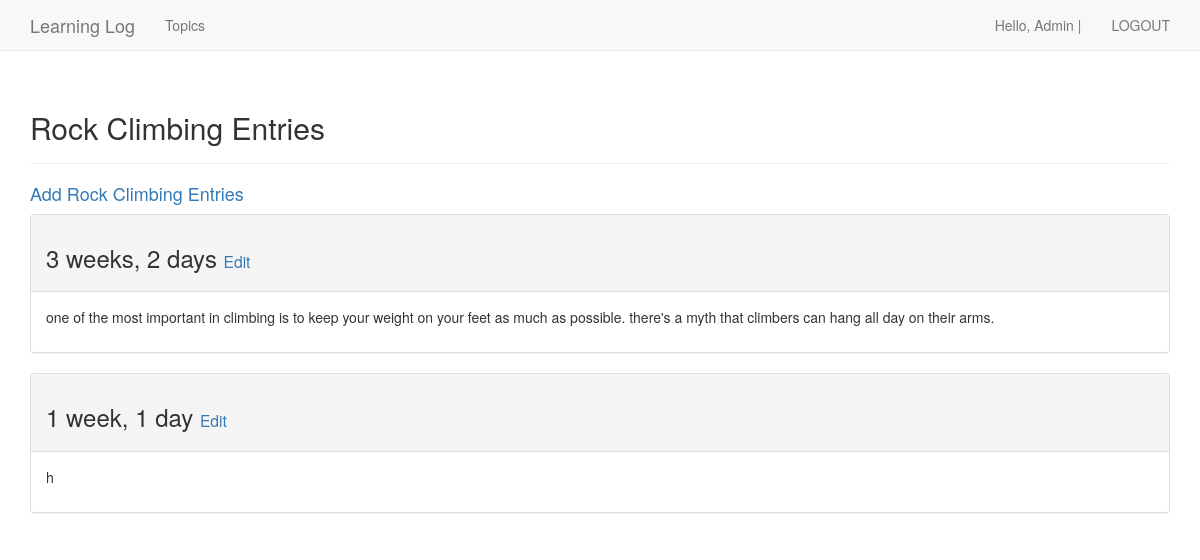
The page /topics/2/ (signed in) on the database its author committed.
### learning_logs/models.py (models this page shows, shortened)
class Topic(models.Model):
    text = models.CharField(max_length=200)
    date_added = models.DateTimeField(auto_now_add=True)
    owner = models.ForeignKey(User, on_delete=models.CASCADE)

class Entry(models.Model):
    topic = models.ForeignKey(Topic, on_delete=models.CASCADE)
    text = models.TextField()
    date_added = models.DateTimeField(auto_now_add=True)
    class Meta:
        verbose_name_plural = 'entries'

### learning_logs/views.py (the view)
# urls.py: path("topics/<int:topic_id>/", views.topic_entries, name="topic"),
@login_required(login_url='users:login')
def topic_entries(request, topic_id):
    wanted_topic = Topic.objects.get(id=topic_id)
    gate_pass = verify_user(request, wanted_topic)
    if not gate_pass:
        raise Http404
    wanted_topic_entries = wanted_topic.entry_set.order_by('date_added')
    context = {"topic": wanted_topic, "entries": wanted_topic_entries}
    return render(request, "learning_logs/topic.html", context=context)

### learning_logs/views.py (called while the page is built)
def verify_user(request_user, owner):
    if request_user.user == owner.owner:
        return True
    else:
        return False

### learning_logs/templates/learning_logs/topic.html (shortened to what this page needs)
{% extends "learning_logs/base.html" %}
{% load bootstrap3 %}
{% block header %}
    <h2> {{ topic.text }} Entries</h2>
{% endblock %}
{% block content %}
    <h4>
    <a href="{% url 'learning_logs:add_new_entry' topic.id %}">Add {{ topic.text }} Entries</a>
    </h4>
    {% for entry in entries %}
        <div class="panel panel-default">
            <div class="panel-heading">
                <h3>
                    {{ entry.date_added | timesince }}
                    <small><a href="{% url "learning_logs:edit_entry" entry.id %}">Edit</a></small>
                </h3>
            </div>
            <div class="panel-body">
                {{ entry.text | linebreaks }}
            </div>
        </div>
    {% empty %}
        <P>No entries Yet</P>
    {% endfor %}
{% endblock %}

### learning_logs/templates/learning_logs/base.html (shortened to what this page needs)
{% load bootstrap3 %}
<!DOCTYPE html>
<html lang="en">
<head>
    {% bootstrap_css %}
</head>
<body>
<nav class="navbar navbar-default navbar-static-top">
    <div class="container">
        <div class="navbar-header">
            <a class='navbar-brand' href="{% url 'learning_logs:home' %}">Learning Log</a>
        </div>
         <div id="navbar" class="navbar-collapse collapse" >
             <ul class="nav navbar-nav">
                 <li><a href="{% url 'learning_logs:topics' %}"> Topics</a> </li>
             </ul>
             <ul class="nav navbar-nav navbar-right">
                     {% if user.is_authenticated %}
                    <li> <a>Hello, {{ user.username|title }} | </a></li>
                    <li><a href="{% url 'users:logout' %}" >LOGOUT</a></li>
                    {% else %}
                    <li><a href="{% url 'users:login' %}">LOG IN</a> </li>
                    <li><a href="{% url 'users:register' %}">REGISTER</a></li>
                    {% endif %}
             </ul>
         </div>
    </div>
</nav>
<div class="container">
    <div class="page-header">{% block header %}
    {% endblock %}</div>
<div>{% block content %}
{% endblock %}</div>
</div>
</body>
</html>

### rows shown on the page
Topic: text "Rock Climbing"
Entry: date_added "3 weeks, 2 days", text "one of the most important in climbing is to keep your weight on your feet as much as possible. there's a myth that climbers can hang all day on their arms."
Entry: date_added "1 week, 1 day", text "h"

### other values the page prints
{{ user.username|title }} "Admin"
